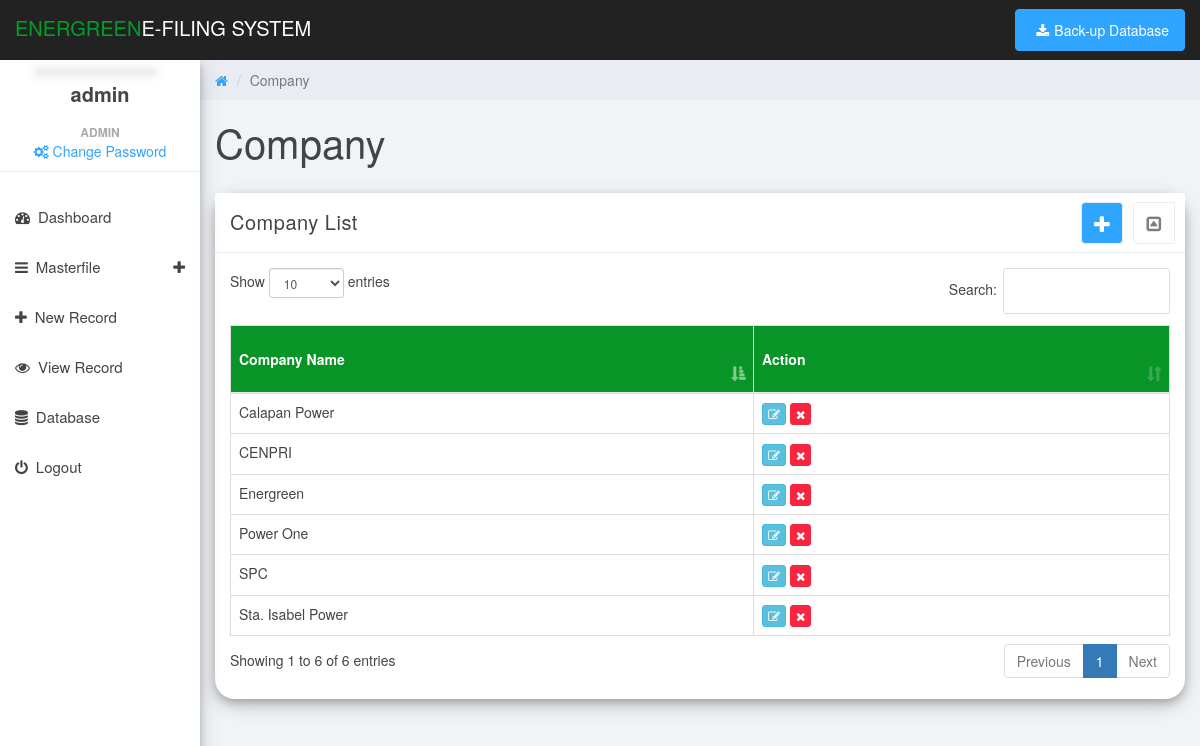
The page /company.php (signed in) on the database its author committed.
### tables this page shows
CREATE TABLE IF NOT EXISTS `company` (
`company_id` int(11) NOT NULL,
  `company_name` varchar(255) NOT NULL
);

### company.php (the view, shortened to what this page needs)
<?php include('header.php');?>
	<body>
		<div id="contents" style="display: none">
			<div class="col-sm-9 col-sm-offset-3 col-lg-10 col-lg-offset-2 main">
				<div class="row">
					<ol class="breadcrumb">
						<li><a href="#">
							<em class="fa fa-home"></em>
						</a></li>
						<li class="active">Company</li>
					</ol>
				</div>
				<div class="row">
					<div class="col-lg-12">
						<h1 class="page-header">Company</h1>
					</div>
				</div>
				<div class="row">
					<div class="col-md-12">
						<div class="panel panel-default box-shadow">
							<div class="panel-heading">
								Company List
								<span class="pull-right clickable panel-toggle panel-button-tab-left"><em class="fa fa-toggle-up"></em></span>
								<a class="pull-right  btn-primary panel-toggle" style="background:#30a5ff;color:white" data-toggle="modal" data-target="#mdl_company"><em class="fa fa-plus"></em></a>
							</div>
							<div class="panel-body">
								<div class="canvas-wrapper">
									<table class="table  table-hover table-bordered" id="tbl_company" style="width:100%">
										<thead class="th-header">
											<th>Company Name</th>
											<th>Action</th>
										</thead>
										<?php
											$sql = mysqli_query($con,"SELECT * FROM company ORDER BY company_id DESC");
											while($row = mysqli_fetch_array($sql)){
										?>
										<tr>
											<td><?php echo $row['company_name'];?></td>
											<td>
												<button name="button" class="btn btn-info btn-xs" value="update" onClick="updateComp(<?php echo $row['company_id']; ?>)"><span class="fa fa-pencil-square-o"></span></button>
												<a onclick="confirmationDelete(this);return false;" href='delete_comp.php?id=<?php echo $row['company_id']; ?>' class="btn btn-xs btn-danger  btn-fill edf" title='Delete Company' alt='Delete Company'><span class="fa fa-times"></span></a>
											</td>
										</tr>
										<?php } ?>
									</table>
								</div>
							</div>
						</div>
					</div>
				</div>
			</div>
		</div>
	</body>
</html>

### css/styles.css (style rules this page uses)
body { background: #f1f4f7; padding-top: 60px; font-size: 14px; color: #444444; font-family: "Montserrat", "Helvetica Neue", Helvetica, Arial, sans-serif; }
a, a:hover, a:focus { color: #30a5ff; }
h1, h2, h3, h4, h5, h6 { color: #444444; }
h1 { font-weight: 300; font-size: 40px; }
.btn-primary, .btn-primary:hover, .btn-primary:focus, .btn-primary:active, .btn-primary.active, .open > .dropdown-toggle.btn-primary, .btn-primary.disabled, .btn-primary[disabled], fieldset[disabled] .btn-primary, .btn-primary.disabled:hover, .btn-primary[disabled]:hover, fieldset[disabled] .btn-primary:hover, .btn-primary.disabled:focus, .btn-primary[disabled]:focus, fieldset[disabled] .btn-primary:focus, .btn-primary.disabled:active, .btn-primary[disabled]:active, fieldset[disabled] .btn-primary:active, .btn-primary.disabled.active, .btn-primary[disabled].active, fieldset[disabled] .btn-primary.active { background-color: #30a5ff; border-color: #30a5ff; }
.btn-danger, .btn-danger:hover, .btn-danger:focus, .btn-danger:active, .btn-danger.active, .open > .dropdown-toggle.btn-danger, .btn-danger.disabled, .btn-danger[disabled], fieldset[disabled] .btn-danger, .btn-danger.disabled:hover, .btn-danger[disabled]:hover, fieldset[disabled] .btn-danger:hover, .btn-danger.disabled:focus, .btn-danger[disabled]:focus, fieldset[disabled] .btn-danger:focus, .btn-danger.disabled:active, .btn-danger[disabled]:active, fieldset[disabled] .btn-danger:active, .btn-danger.disabled.active, .btn-danger[disabled].active, fieldset[disabled] .btn-danger.active { background-color: #f9243f; border-color: #f9243f; }
.panel { border: 0; }
.panel-heading .fa-toggle-up, .panel-heading .fa-toggle-down { font-size: 17px; }
.panel-heading { font-size: 20px; font-weight: 300; letter-spacing: 0.025em; height: 60px; line-height: 38px; }
.panel-default .panel-heading { background: #fff; border-bottom: 1px solid #e9ecf2; color: #444444; }
.panel-settings a, .panel-toggle { width: 40px; padding: 2px 0 0 0; }
.panel-settings, .panel-toggle { display: inline-block; margin: -1px -5px 0 15px !important; border-radius: 4px; text-align: center; border: 1px solid #e9ecf2; color: #7c7c7c; background: #fff; width: 42px; }
.clickable { cursor: pointer; }
.panel-heading span { margin: 0px; font-size: 14px; }
.panel-button-tab-left { border-top-right-radius: 0; border-bottom-right-radius: 0; }
.breadcrumb { border-radius: 0; padding: 10px 15px 10px 15px; background: #e9ecf2; margin: 0; }
h1.page-header { margin-top: 20px; border-bottom: 0; }
.table { background: #fff; }
.table > thead > tr > th { border-bottom: 1px solid #e6e7e8; vertical-align: middle; height: 50px; }

### css/main.css (style rules this page uses)
#contents { display: none; }
.box-shadow { box-shadow: 0 4px 8px 0 rgba(0, 0, 0, 0.2), 0 6px 20px 0 rgba(0, 0, 0, 0.19); }
.th-header { background: #099428; color: #fff; }
.panel-default { border-radius: 20px; }

### rows shown on the page
company: company_name "Sta. Isabel Power"
company: company_name "Calapan Power"
company: company_name "Power One"
company: company_name "SPC"
company: company_name "CENPRI"
company: company_name "Energreen"

### other values the page prints
$_SESSION['username'] "admin"
$_SESSION['fullname'] "ADMIN"
